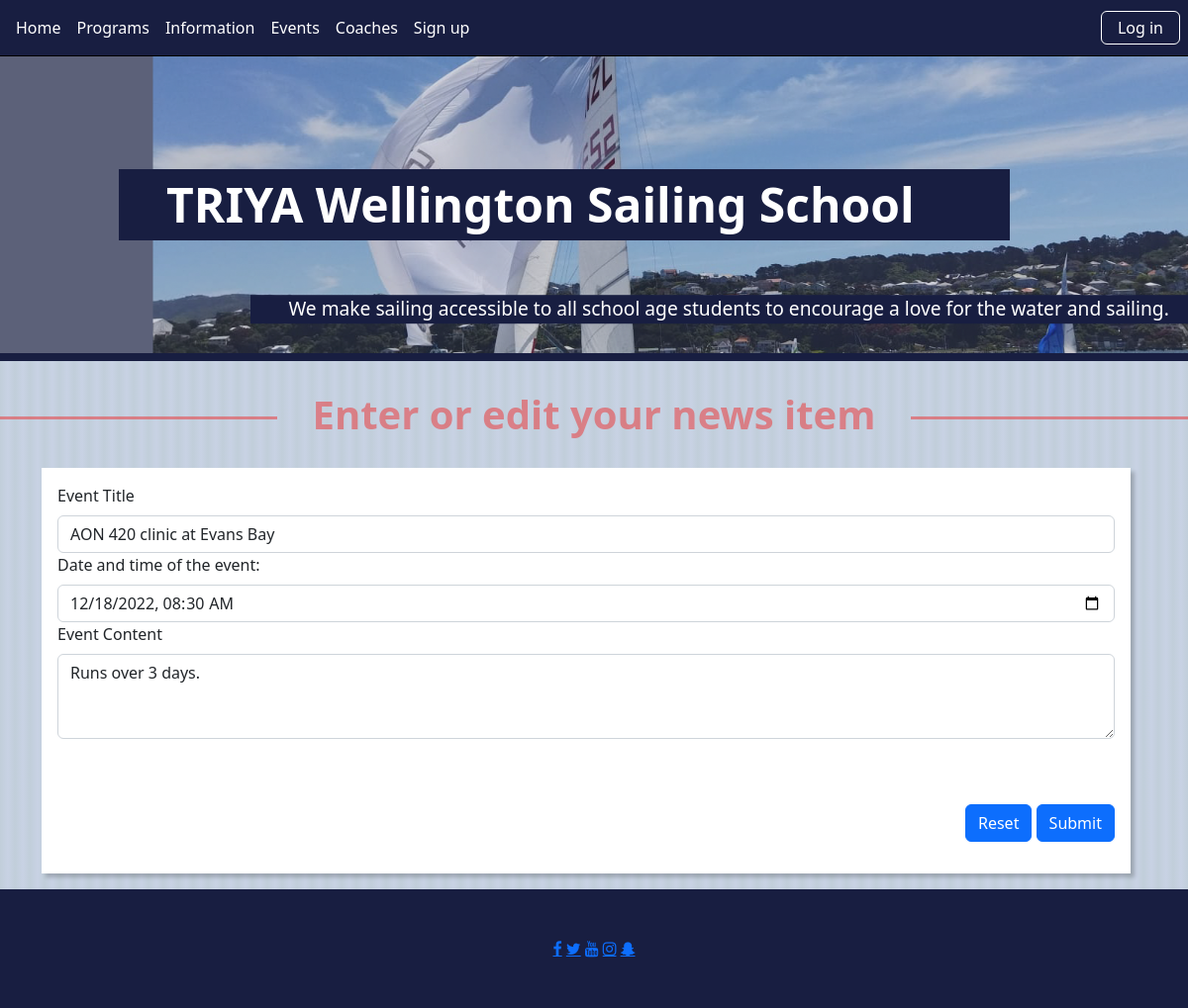
Screenshot of /event_cud/1 with the database file from the repository.
### tables this page shows
CREATE TABLE event(
    event_id integer primary key autoincrement not null,
    title text not null unique,
    content text not null,
    event_date date
);

### server.py (the view)
@app.route("/event_cud/<event_id>", methods=["GET", "POST"])
def event_cud(event_id):
    empty_event = {
        'title': "Racing event",
        'content': "Bring your boat",
        'event_date': '2022-12-07T16:12'
    }
    if request.method == "POST":
        f = request.form
        sqlite_date = f['Event Date'].replace("T", " ")+":00"
        if event_id == "0":
            sql = "insert into event(title, content, event_date) values(?,?,?)"
            values_tuple = (f['title'], f['content'], sqlite_date)
            outcome = run_commit_query(sql, values_tuple, db_path)
        else:
            sql = "update event set title=? , content=?, event_date=?  where event_id=?"
            values_tuple = (f['title'], f['content'], sqlite_date, event_id)
            outcome = run_commit_query(sql, values_tuple, db_path)
        if outcome is not None:
            return render_template("error_page.html", error_message=outcome)
        else:
            return redirect(url_for('event'))
    elif request.method == "GET":
        if event_id == "0":
            return render_template("event_cud.html", event=empty_event, event_id=event_id)
        else:
            sql = "select title, content, event_date from event where event_id = ?"
            values_tuple = (event_id,)
            result = run_search_query_tuples(sql, values_tuple, db_path)
            if result is None:
                e_m = "Oops, we could not find a result"
                return render_template("error_page.html", error_message=e_m)
            return render_template("event_cud.html", event_id=event_id, event=result[0])

### db_functions.py (called while the page is built)
def run_search_query_tuples(sql_query,values_tuple, file_path,  rowfactory=True):
    result = None
    try:
        db = sqlite3.connect(file_path)
        if rowfactory:
            db.row_factory = sqlite3.Row
        cursor = db.cursor()
        print("connection successful")
        cursor.execute(sql_query,values_tuple)
        result = cursor.fetchall()
        print("Search Query executed")
        cursor.close()
    except sqlite3.Error as error:
        print("Error running search query tuples: {}".format(error))
    finally:
        if db:
            db.close()
            print("sqlite connection is closed")
        if result:
            return result

### templates/event_cud.html (shortened to what this page needs)
{% extends "main_template.html" %}
{% block content %}
            <h1>Enter or edit your news item </h1>
    <div class="container-lg">
    <div class="event">
       <form action="{{ url_for('event_cud', event_id = event_id )}}" method="post">
       <div>
           <label for="title" class="form-label"> Event Title</label>
           <input type="text" class="form-control" id="title" name="title" placeholder="" value="{{ event['title'] }}" required>
       </div>
        <div>
            <label for="event" class="form-label"> Date and time of the event:</label>
            <input id="event"
                   class="form-control"
                   type="datetime-local"
                   name="Event Date"
                   min="2022-01-01T00:00"
                   max="2024-12-31T00:00"
                   value = "{{ event['event_date'] }}"
                   required />
      </div>
       <div>
           <label for="content" class="form-label">Event Content</label>
           <textarea class="form-control" id="content" name="content" rows="3" placeholder="" required>{{ event['content'] }}</textarea>
       </div>
           <div id="errormessage" class="alert"></div>
        <div class="text-end py-3">
          <button type="reset" class="btn btn-primary">Reset</button>
          <button id="submit" type="submit" class="btn btn-primary" >Submit</button>
        </div>
       </form>
        </div>
    </div>
{% endblock %}

### static/styles/main-styles.css (style rules this page uses)
:root { --main-bg-color: rgb(193, 206, 218); --main-bg-color-grad: rgb(200, 210, 228); --titles: rgb(237,46,46); --titles-trans: rgba(237,46,46,0.5); --deepblue: rgb(24, 30, 65); --deepblue-trans: rgba(24, 30, 65, 0.7); }
body { background-color: var(--main-bg-color); font-size: 100%; background: repeating-linear-gradient(90deg, var(--main-bg-color) 0, var(--main-bg-color-grad) 8px, var(--main-bg-color) 15px); }
h1 { border: 0px solid red; padding:0; overflow: hidden; color: var(--titles-trans); font-weight: bold; display: table; white-space: nowrap; margin: 0.75em 0; }
h1:before, h1:after { border-top: 3px solid var(--titles-trans); content: ''; display: table-cell; position: relative; top: 0.65em; width: 50%; }
h1:before { right: 3%; }
h1:after { left: 3%; }
.news, .about, .coaches, .program, .sign-up, .information, .event { border: 0px solid red; margin: 0em 1em 1em 0; box-shadow: 4px 4px 4px 0 rgba(0, 0, 0, 0.2); background-color: white; padding:1em; }
.alert { color:red; font-size: 1.5em; text-align: center; }

### rows the page displays
event: title "AON 420 clinic at Evans Bay", event_date "12/18/2022 08:30", content "Runs over 3 days."
